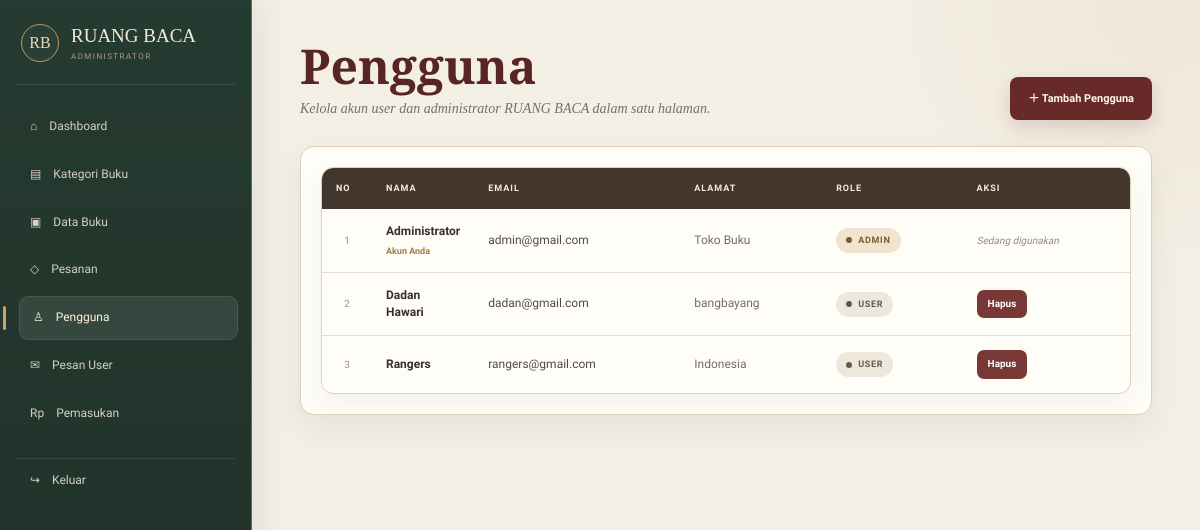
Page /admin/user.php (signed in) on the committed database.
### tables this page shows
CREATE TABLE `users` (
  `id_user` int(11) NOT NULL,
  `nama` varchar(100) DEFAULT NULL,
  `email` varchar(100) DEFAULT NULL,
  `password` varchar(255) DEFAULT NULL,
  `alamat` text DEFAULT NULL,
  `role` enum('admin','user') DEFAULT NULL
);

### admin/user.php (the view, shortened to what this page needs)
<?php
include "../config/koneksi.php";
$data = mysqli_query($conn, "SELECT * FROM users ORDER BY CASE WHEN role='admin' THEN 0 ELSE 1 END, id_user DESC");
$id_login = (int) ($_SESSION['id_user'] ?? 0);
function h($value) { return htmlspecialchars((string)$value, ENT_QUOTES, 'UTF-8'); }
?>
<!DOCTYPE html>
<html lang="id">
<head>
    <link rel="stylesheet" href="../css/style.css">
</head>
<body>
<?php include "../template/sidebar.php"; ?>
<div class="content">
    <div class="users-head">
        <div><h1>Pengguna</h1><p>Kelola akun user dan administrator RUANG BACA dalam satu halaman.</p></div>
        <a href="tambah_user.php" class="add-user-btn">＋ Tambah Pengguna</a>
    </div>
    <div class="users-table-wrap">
        <table width="100%">
            <thead><tr><th>No</th><th>Nama</th><th>Email</th><th>Alamat</th><th>Role</th><th>Aksi</th></tr></thead>
            <tbody>
            <?php $no = 1; while ($row = mysqli_fetch_assoc($data)) { ?>
                <tr>
                    <td><span class="users-id"><?= $no++; ?></span></td>
                    <td><span class="users-name"><?= h($row['nama']); ?></span><?php if ((int)$row['id_user'] === $id_login) { ?><span class="current-account">Akun Anda</span><?php } ?></td>
                    <td><?= h($row['email']); ?></td>
                    <td><div class="users-address"><?= h($row['alamat']); ?></div></td>
                    <td><span class="role-pill <?= $row['role'] === 'admin' ? 'role-admin' : 'role-user'; ?>"><?= h($row['role']); ?></span></td>
                    <td>
                        <?php if ((int)$row['id_user'] === $id_login) { ?>
                            <span class="user-protected">Sedang digunakan</span>
                        <?php } else { ?>
                            <a href="hapus_user.php?id=<?= (int)$row['id_user']; ?>" class="user-delete" onclick="return confirm('Yakin ingin menghapus akun <?= h($row['nama']); ?>?');">Hapus</a>
                        <?php } ?>
                    </td>
                </tr>
            <?php } ?>
            </tbody>
        </table>
    </div>
</div>
</body>
</html>

### css/style.css (style rules this page uses)
:root { --ink:#2b241f;--paper:#f3eddf;--paper2:#fbf7ee;--wine:#682d2c;--wine2:#4d2020;--forest:#2f4638;--gold:#a88347;--line:#d8c9ae;--muted:#786f63;--white:#fffdf7;--shadow:0 14px 38px rgba(54,38,25,.10) }
* { box-sizing:border-box;margin:0;padding:0 }
html { scroll-behavior:smooth }
body { font-family:'Libre Franklin',Arial,sans-serif;background:var(--paper2);color:var(--ink);line-height:1.65 }
a { text-decoration:none;color:inherit }
h1,h2,h3,.logo,.sidebar-logo { font-family:'Cormorant Garamond',Georgia,serif }
.content { margin-left:270px;padding:48px;min-height:100vh;background:#f6f0e5 }
table { width:100%;border-collapse:collapse;background:#fffdf8;border:1px solid #d9ccb6;border-radius:0;box-shadow:none }
table th { background:#44372e;color:#f6ecdc;padding:14px;text-align:left;font-size:10px;letter-spacing:.08em;text-transform:uppercase }
table td { padding:14px;border-bottom:1px solid #e4dac8;font-size:13px }
:root { --radius:12px;--radius-sm:8px;--admin-bg:#f4efe5;--admin-card:#fffdf8;--admin-border:#ded2bd;--ease:cubic-bezier(.2,.8,.2,1) }
body { overflow-x:hidden }
.content { margin-left:252px;padding:42px clamp(28px,4vw,62px) 64px;min-height:100vh;background:radial-gradient(circle at 96% 0,rgba(168,131,71,.08),transparent 24%),var(--admin-bg) }
.content table { margin-top:4px;background:var(--admin-card);border:1px solid var(--admin-border);border-radius:12px;box-shadow:0 10px 28px rgba(62,45,31,.06);overflow:hidden;border-collapse:separate;border-spacing:0;table-layout:auto }
.content table th { position:sticky;top:0;z-index:2;background:#43362d;padding:13px 14px;font-size:9px;letter-spacing:.11em;white-space:nowrap;border:0 }
.content table th:first-child { border-radius:11px 0 0 0 }
.content table th:last-child { border-radius:0 11px 0 0 }
.content table td { padding:14px;vertical-align:middle;border-bottom:1px solid #e8dfd0;font-size:12px;color:#514a42;line-height:1.45 }
.content table tr:last-child td { border-bottom:0 }
.content table tr { transition:background .18s ease }
.content table td:nth-child(1) { width:50px;text-align:center;color:#958878 }
.content table td:nth-child(2) { width:100px }
.content table td:last-child { white-space:nowrap }
.rb-reveal { opacity:0;transform:translateY(16px) }
.rb-reveal.rb-visible { animation:rbFadeUp .62s var(--ease) both }
:root { --cream-0:#fffaf0;--cream-1:#f8f0df;--cream-2:#efe2ca; --walnut:#3c2b23;--walnut-2:#594035;--burgundy:#6b2d2c; --antique:#ad874c;--soft-line:#dccdb3; }

### admin/user.php (style rules this page uses)
.users-head { display:flex;justify-content:space-between;align-items:flex-end;gap:20px;margin-bottom:26px }
.users-head h1 { margin:0;color:#572624;font-size:clamp(38px,4vw,52px);line-height:1 }
.users-head p { margin:8px 0 0;color:#786f63;font:italic 14px/1.6 Georgia,serif }
.add-user-btn { display:inline-flex;align-items:center;justify-content:center;gap:8px;min-height:43px;padding:0 18px;border-radius:8px;background:#682a28;color:#fff8ed;font-size:11px;font-weight:700;box-shadow:0 7px 18px rgba(104,42,40,.17);transition:.2s }
.users-table-wrap { padding:20px;background:#fffdf8;border:1px solid #ddcfb9;border-radius:14px;box-shadow:0 12px 30px rgba(62,45,31,.07);overflow-x:auto }
.users-table-wrap table { margin:0!important }
.role-pill { display:inline-flex;align-items:center;gap:6px;padding:6px 10px;border-radius:999px;font-size:9px;font-weight:800;letter-spacing:.08em;text-transform:uppercase }
.role-pill:before { content:'';width:6px;height:6px;border-radius:50%;background:currentColor }
.role-admin { background:#f0e3cf;color:#805a2c }
.role-user { background:#eee7dc;color:#62584d }
.current-account { display:block;margin-top:4px;color:#a17c48;font-size:9px;font-weight:700 }
.user-delete { display:inline-flex;align-items:center;justify-content:center;padding:7px 11px;border-radius:7px;background:#783936;color:#fff;font-size:10px;font-weight:700;transition:.2s }
.user-protected { display:inline-block;color:#998b7a;font-size:10px;font-style:italic }
.users-name { font-weight:700;color:#392f29 }
.users-address { max-width:300px;color:#756b60 }
.users-id { font-size:10px;color:#9b8e80 }

### rows in the picture
users: nama "Administrator", shows "Akun Anda", email "admin@gmail.com", alamat "Toko Buku", role "ADMIN", shows "Sedang digunakan"
users: nama "Dadan Hawari", email "dadan@gmail.com", alamat "bangbayang", role "USER"
users: nama "Rangers", email "rangers@gmail.com", alamat "Indonesia", role "USER"
